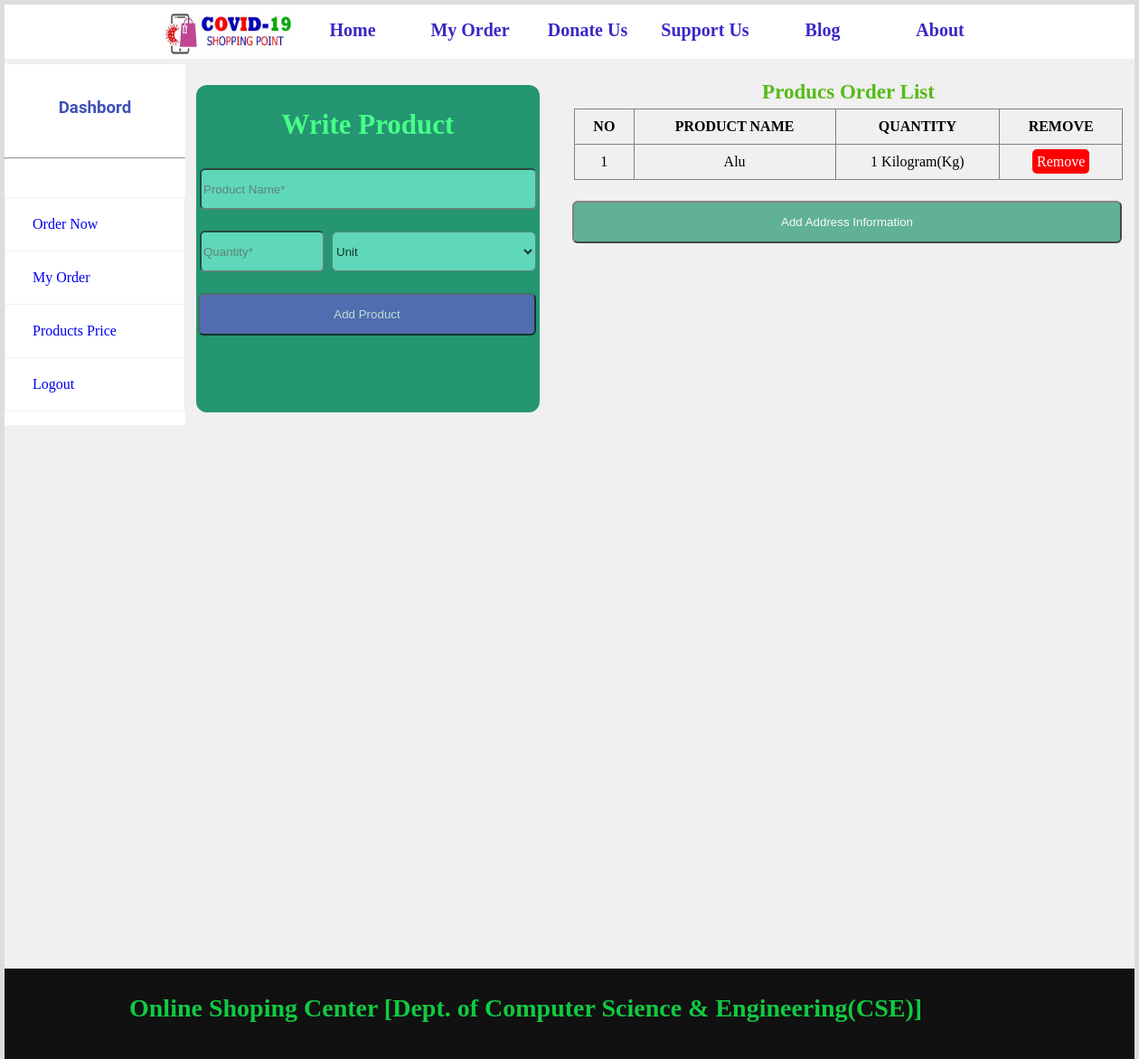
The app's page /charge_shop_now.php (signed in), older data.
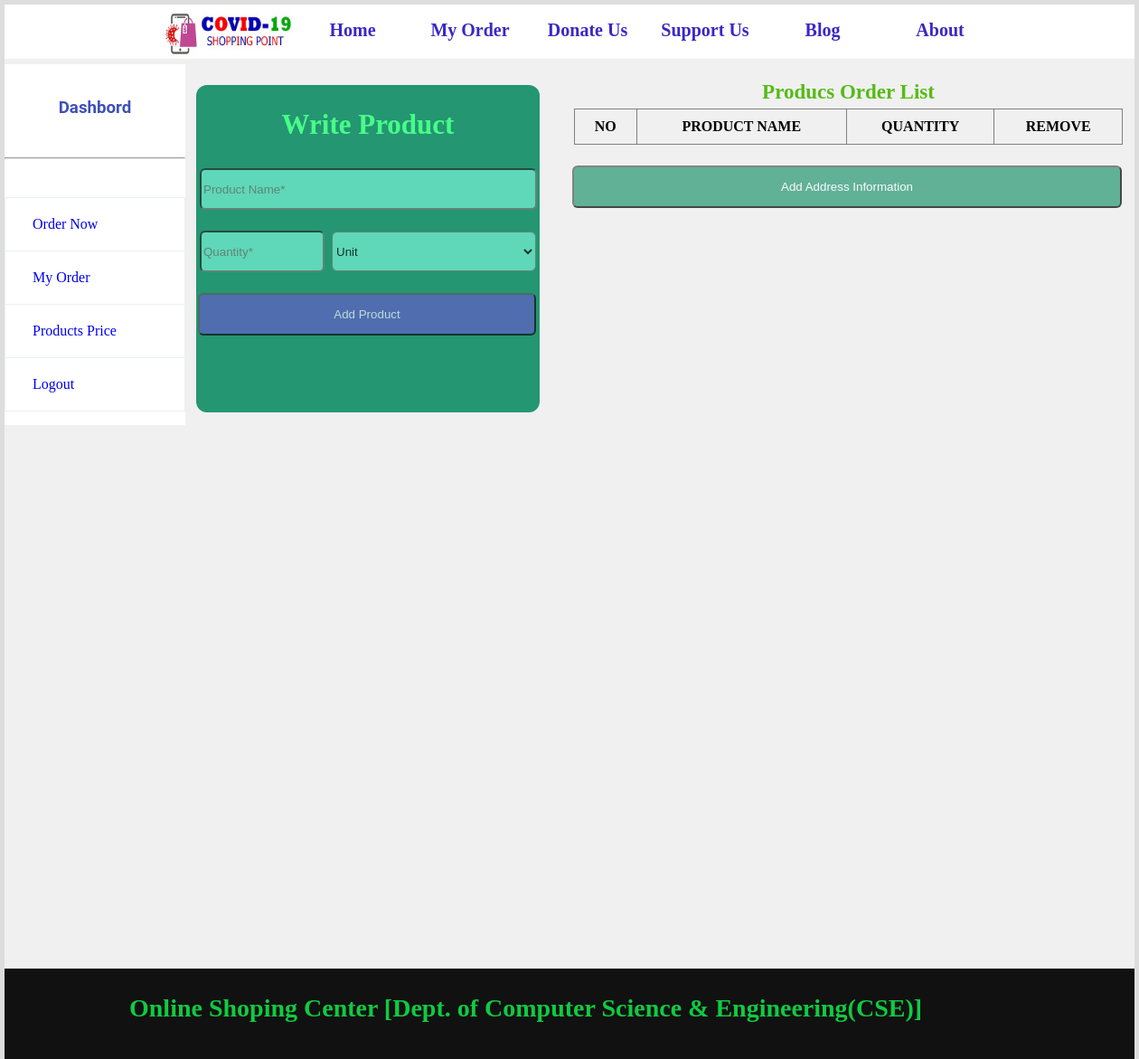
The same page, newer data.
### tables this page shows
CREATE TABLE `removable_customer_order` (
  `REG_NAME` varchar(100) DEFAULT NULL,
  `REG_PHONE` varchar(20) DEFAULT NULL,
  `PRODUCT_NAME` varchar(200) DEFAULT NULL,
  `QUANTITY` double DEFAULT NULL,
  `UNIT` varchar(50) DEFAULT NULL
);

### charge_shop_now.php (the view, shortened to what this page needs)
<?php
	include("dbconnection.inc.php");
?>
<!DOCTYPE html>
<html>
	<head>
		<link rel="stylesheet" href="css/style.css"/>
	</head>
	<body class="back">
		<div>
			<header>
				<?php
					include("topbar.inc.php");
				?>
			</header>
			<div style="height: 1000px;">
			<?php
					include("sidebar.inc.php");
				?>
			<div class="charge_customer_order_div">
				<h2 class="charge_reg_h2">Write Product</h2>
					<form  method="post" action="<?php echo $_SERVER["PHP_SELF"];?>">
					<input type="text" class="input4" name="product_name" placeholder="Product Name*" required><br><br>
					<input type="text" class="input5" name="quantity" required placeholder="Quantity*">
					<select name="unit" required class="option_in">
					<option selected disabled value="">Unit</option>
					</select><br></br>
					<button type="submit" class="add_product_btn" name="add_product">Add Product</button>
					</form>
					</div>
			 <div class="added_product_div">
					?><br/>
					<table style="width: 607px;" border="1px">
					<caption>Producs Order List</caption>
						<tr>
							<th>NO</th>
							<th>PRODUCT NAME</th>
							<th>QUANTITY</th>
							<th>REMOVE</th>
						</tr>
						<?php
							$sql="SELECT* FROM removable_customer_Order
								  WHERE REG_NAME='{$_SESSION['REG_CC_NAME']}' AND REG_PHONE='{$_SESSION['REG_CC_PHONE']}' ";
							$res=$con->query($sql);
							if($res->num_rows>0)
							{
								$i=0;
								while($r=$res->fetch_assoc())
								{
									$i++;
									echo"
									<tr>
										<td>{$i}</td>
										<td>{$r["PRODUCT_NAME"]}</td>
										<td>{$r["QUANTITY"]} {$r["UNIT"]}</td>
										<td><a href='remove_cc_product.php?name={$r["REG_NAME"]} && phone={$r["REG_PHONE"]} && product_name={$r["PRODUCT_NAME"]} && quantity={$r["QUANTITY"]} && unit={$r["UNIT"]}' class='btnRemove'>Remove</a></td>
									</tr>
									";
								}
							}
						?>
						</table><br/>
						<button type="submit" class="confirme_order" name="login"><a style="color:white"; href="charge_add_location.php">Add Address Information</a></button>
			</div>
		</div>
			<footer>
				<?php
					include("admin/footer.inc.php");
				?>
			</footer>
		</div>
	</body>
</html>

Row changes from the older to the newer data that the page shows:
removed removable_customer_order: PRODUCT_NAME "Alu", QUANTITY "1", UNIT "Kilogram(Kg)"
